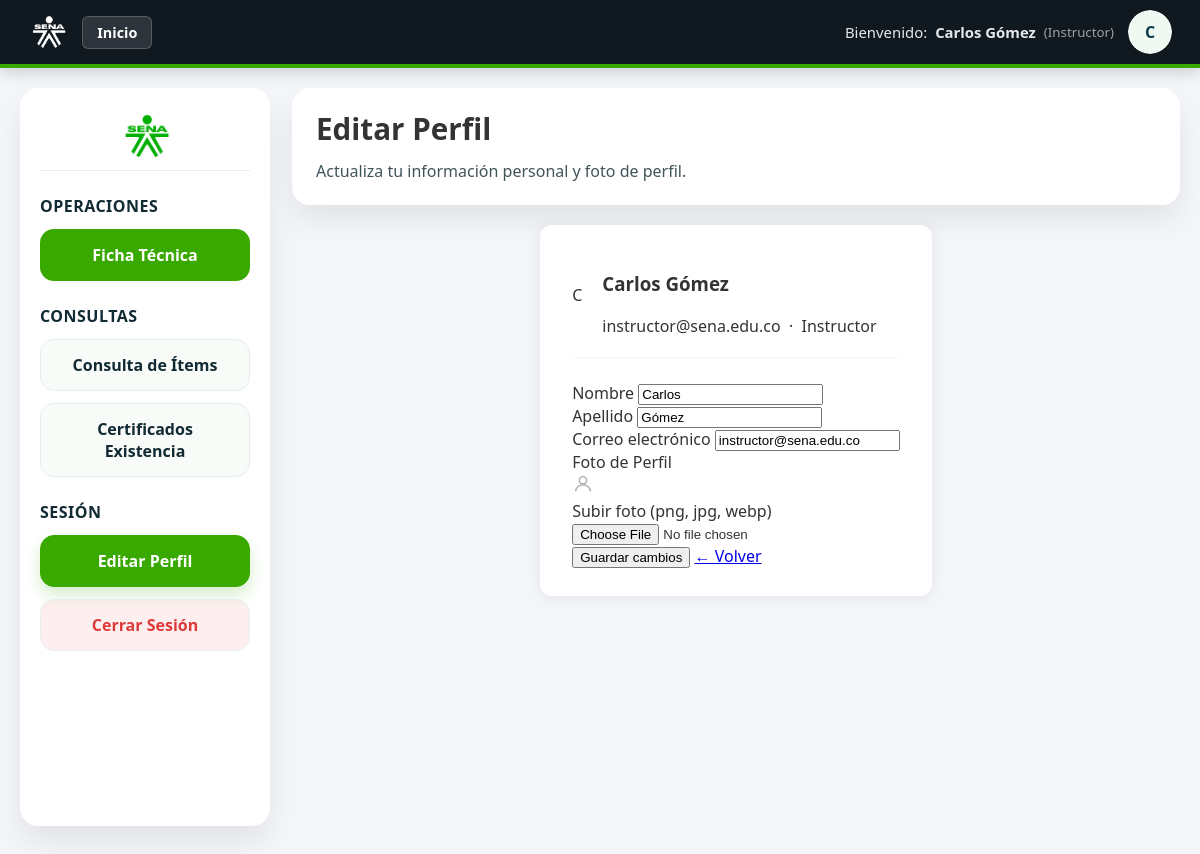
The page /instructor/instructor_profile.php (signed in) on the database its author committed.
### tables this page shows
CREATE TABLE `usuario` (
  `ID_USUARIO` int(11) NOT NULL,
  `ID_ROL` int(11) NOT NULL,
  `DOCUMENTO` varchar(20) NOT NULL,
  `NOMBRE` varchar(100) NOT NULL,
  `APELLIDO` varchar(100) NOT NULL,
  `EMAIL` varchar(100) NOT NULL,
  `PASSWORD` text NOT NULL,
  `ESTADO` enum('Activo','Inactivo','Pendiente') DEFAULT 'Activo'
);

### instructor/instructor_profile.php (the view, shortened to what this page needs)
<?php
require_once '../conexion.php';
$usuarioId = intval($_SESSION['usuario_id']);
$stmt = $pdo->prepare('SELECT NOMBRE, APELLIDO, EMAIL FROM usuario WHERE ID_USUARIO = ?');
$stmt->execute([$usuarioId]);
$user = $stmt->fetch();
$photoPath = null;
?>
<!DOCTYPE html>
<html lang="es">
<head>
    <link rel="stylesheet" href="../estilos.css">
</head>
<body>
<header class="dashboard-header">
    <div class="header-brand" style="display: flex; align-items: center; gap: 15px;">
        <img src="../imagenes/sena-logo.png" alt="SENA" style="height:36px; width:auto;">
        <a href="../index.php" class="btn-inicio-nav">Inicio</a>
    </div>
    <div class="header-user">
        <div class="header-user-text">
            Bienvenido: <strong><?= htmlspecialchars($_SESSION['usuario_nombre']) ?></strong>
            <span class="header-user-role">(<?= htmlspecialchars($_SESSION['rol_nombre']) ?>)</span>
        </div>
        <a href="instructor_profile.php" class="header-avatar-link" title="Editar perfil">
            <?php if ($photoPath): ?>
                <img src="<?= htmlspecialchars($photoPath) ?>" alt="Foto perfil" class="header-avatar">
            <?php else: ?>
                <div class="header-avatar"><?= strtoupper(substr($_SESSION['usuario_nombre'], 0, 1)) ?></div>
            <?php endif; ?>
        </a>
    </div>
</header>
<div class="dashboard-page">
    <aside class="dashboard-sidebar">
        <div class="sidebar-logo">
            <img src="../imagenes/sena-logo.png" alt="SENA" style="max-height:48px; width:auto;">
        </div>
        <div class="sidebar-group">
            <h4>Operaciones</h4>
            <a href="crear_ficha_tecnica.php" class="sidebar-link sidebar-link--primary">Ficha Técnica</a>
        </div>
        <div class="sidebar-group">
            <h4>Consultas</h4>
            <a href="matriz_consulta.php" class="sidebar-link">Consulta de Ítems</a>
            <a href="certificado_existencia.php" class="sidebar-link">Certificados Existencia</a>
        </div>
        <div class="sidebar-group sidebar-group--session">
            <h4>Sesión</h4>
            <a href="instructor_profile.php" class="sidebar-link active">Editar Perfil</a>
            <a href="../logout.php" class="sidebar-link sidebar-link--logout">Cerrar Sesión</a>
        </div>
    </aside>
    <main class="dashboard-main">
        <div class="dashboard-topbar">
            <div>
                <h2>Editar Perfil</h2>
                <p class="dashboard-subtitle">Actualiza tu información personal y foto de perfil.</p>
            </div>
        </div>
        <div class="profile-card">
            <div class="profile-card-header">
                <?php if ($photoPath): ?>
                    <img src="<?= htmlspecialchars($photoPath) ?>" alt="Foto" class="profile-avatar-big">
                <?php else: ?>
                    <div class="profile-avatar-initials">
                        <?= strtoupper(substr($user['NOMBRE'] ?? 'U', 0, 1)) ?>
                    </div>
                <?php endif; ?>
                <div class="profile-card-header-info">
                    <h3><?= htmlspecialchars(($user['NOMBRE'] ?? '') . ' ' . ($user['APELLIDO'] ?? '')) ?></h3>
                    <span><?= htmlspecialchars($user['EMAIL'] ?? '') ?> &nbsp;·&nbsp; Instructor</span>
                </div>
            </div>
            <form action="instructor_profile.php" method="POST" enctype="multipart/form-data" id="form-perfil">
                <div class="profile-grid">
                    <div class="profile-field">
                        <label for="p-nombre">Nombre</label>
                        <input type="text" id="p-nombre" name="nombre"
                               value="<?= htmlspecialchars($user['NOMBRE'] ?? '') ?>" required>
                    </div>
                    <div class="profile-field">
                        <label for="p-apellido">Apellido</label>
                        <input type="text" id="p-apellido" name="apellido"
                               value="<?= htmlspecialchars($user['APELLIDO'] ?? '') ?>" required>
                    </div>
                    <div class="profile-field full-col">
                        <label for="p-email">Correo electrónico</label>
                        <input type="email" id="p-email" name="email"
                               value="<?= htmlspecialchars($user['EMAIL'] ?? '') ?>" required>
                    </div>
                    <div class="profile-field full-col">
                        <label>Foto de Perfil</label>
                        <div class="photo-row">
                            <?php if ($photoPath): ?>
                                <img src="<?= htmlspecialchars($photoPath) ?>" alt="Foto" class="photo-thumb">
                            <?php else: ?>
                                <div class="photo-thumb-placeholder">
                                    <svg xmlns="http://www.w3.org/2000/svg" width="22" height="22"
                                         viewBox="0 0 24 24" fill="none" stroke="#aaa" stroke-width="1.5">
                                        <circle cx="12" cy="8" r="4"/>
                                        <path d="M4 20c0-4 3.6-7 8-7s8 3 8 7"/>
                                    </svg>
                                </div>
                            <?php endif; ?>
                            <div class="file-input-label">
                                <span><?= $photoPath ? 'Cambiar foto' : 'Subir foto' ?> (png, jpg, webp)</span><br>
                                <input type="file" name="photo" id="p-photo"
                                       accept="image/png, image/jpeg, image/webp">
                            </div>
                        </div>
                    </div>
                </div>
                <div class="profile-actions">
                    <button type="submit" class="btn-save" id="btn-guardar-perfil">Guardar cambios</button>
                    <a href="index.php" class="btn-back" id="btn-volver-dashboard">
                        ← Volver
                    </a>
                </div>
            </form>
        </div>
    </main>
</div>
</body>
</html>

### instructor/instructor_profile.php (style rules this page uses)
.profile-card { background: #fff; border-radius: 12px; box-shadow: 0 2px 16px rgba(0,0,0,.08); max-width: 520px; padding: 28px 32px; margin: 0 auto; }
.profile-card-header { display: flex; align-items: center; gap: 20px; margin-bottom: 24px; border-bottom: 1px solid var(--gris-claro); padding-bottom: 20px; }

### rows shown on the page
usuario: NOMBRE "C", NOMBRE+APELLIDO "Carlos Gómez", EMAIL "instructor@sena.edu.co", nombre "Carlos", apellido "Gómez", email "instructor@sena.edu.co"

### other values the page prints
$_SESSION['usuario_nombre'] "Carlos Gómez"
$_SESSION['rol_nombre'] "Instructor"
substr($_SESSION['usuario_nombre'], 0, 1) "C"
